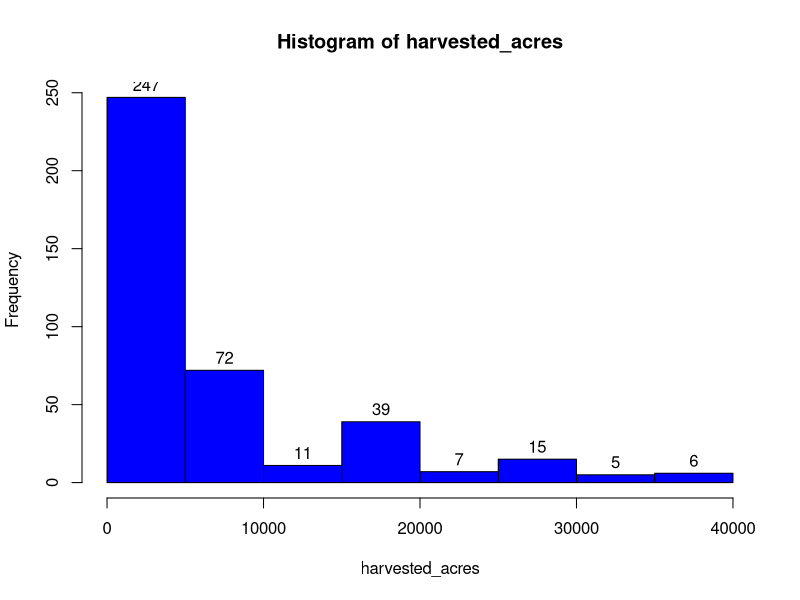
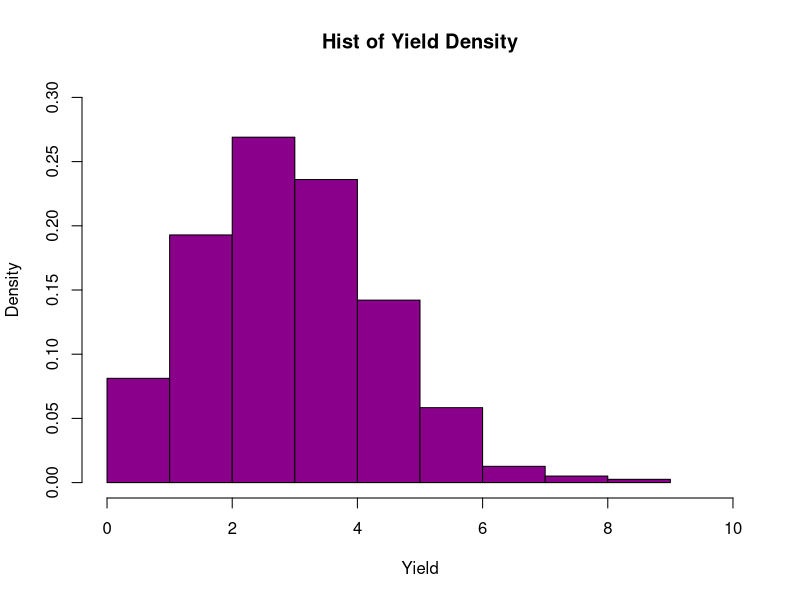
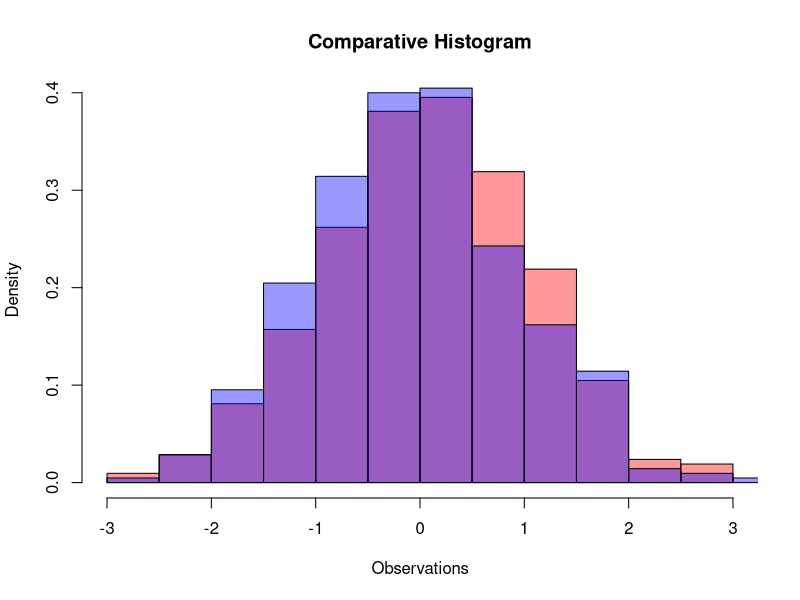
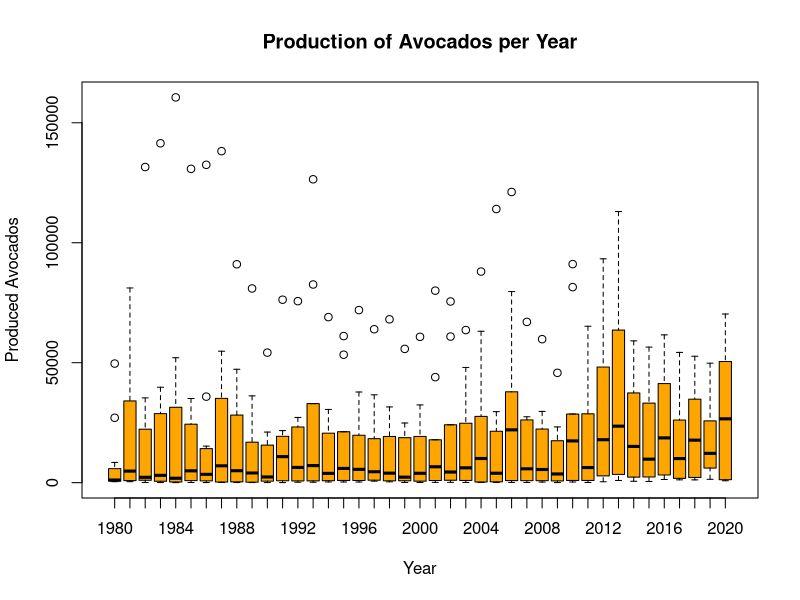
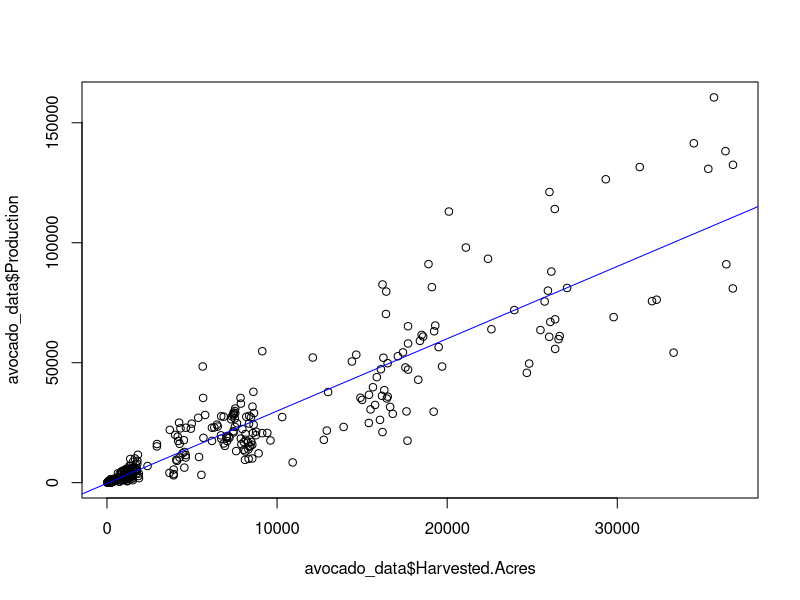

These figures' R source, in order:
## ---- chunk 1
# add packages you need for this assignment
install.packages("ggplot2", dependencies = TRUE)
library("ggplot2")
## ---- chunk 2
knitr::opts_chunk$set(echo = TRUE)
## ---- chunk 3
raw_data <- read.csv("cali_avocados.csv")
avocado_data <- data.frame(raw_data)
## ---- chunk 4
str(avocado_data)
summary(avocado_data)
## ---- chunk 5
which(is.na(avocado_data))
sum(is.na(avocado_data))
## ---- chunk 6
harvested_acres <- avocado_data$Harvested.Acres
h1 <- hist(harvested_acres, col = "blue")
text(h1$mids, h1$counts, labels = h1$counts, adj = c(0.5, -0.5))


## ---- chunk 7
hist(avocado_data$Yield, ylim = c(0, .3), main = "Hist of Yield Density",
xlab = "Yield", xlim = c(0, 10), 
col = "darkmagenta", freq = FALSE)
## ---- chunk 8
data_1 <- (rnorm(avocado_data$Harvested.Acres))
data_2 <- (rnorm(avocado_data$County))
Histogram_1 <- hist( data_1, plot = FALSE)
Histogram_2 <- hist( data_2, plot = FALSE)
plot (Histogram_1, col = rgb(1,0,0,0.4),xlab = 'Observations',freq = FALSE, main = 'Comparative Histogram')
plot (Histogram_2, xaxt = County, yaxt = Harvested.Acres,col = rgb(0,0,1,0.4), add = TRUE, freq = FALSE)
## ---- chunk 9
boxplot(Production ~ Year, data = avocado_data, col = "orange",
main = "Production of Avocados per Year", xlab = "Year", ylab =
"Produced Avocados")
## ---- chunk 10
price_mean <- mean(avocado_data$Price.P.U, na.rm = TRUE)
print(price_mean)
## ---- chunk 11
harvest_mean <- mean(avocado_data$Harvested.Acres, na.rm = TRUE)
small_harvest <- subset.data.frame(avocado_data, avocado_data$Harvested.Acres < harvest_mean)
small_harvest_price_mean <- mean(small_harvest$Price.P.U, na.rm = TRUE)
print(small_harvest_price_mean)
## ---- chunk 12
large_harvest <- subset.data.frame(avocado_data, avocado_data$Harvested.Acres > harvest_mean)
large_harvest_price_mean <- mean(large_harvest$Price.P.U, na.rm = TRUE)
print(large_harvest_price_mean)
## ---- chunk 13
t.test(x = avocado_data$Price.P.U, mu = small_harvest_price_mean)

t.test(x = avocado_data$Price.P.U, mu = large_harvest_price_mean)
## ---- chunk 14
plot(avocado_data$Harvested.Acres, avocado_data$Production)
## ---- chunk 15
acres_production_regression <- lm(Production ~ Harvested.Acres,
  data = avocado_data)
summary(acres_production_regression)
## ---- chunk 16
abline(acres_production_regression, col = "blue")
